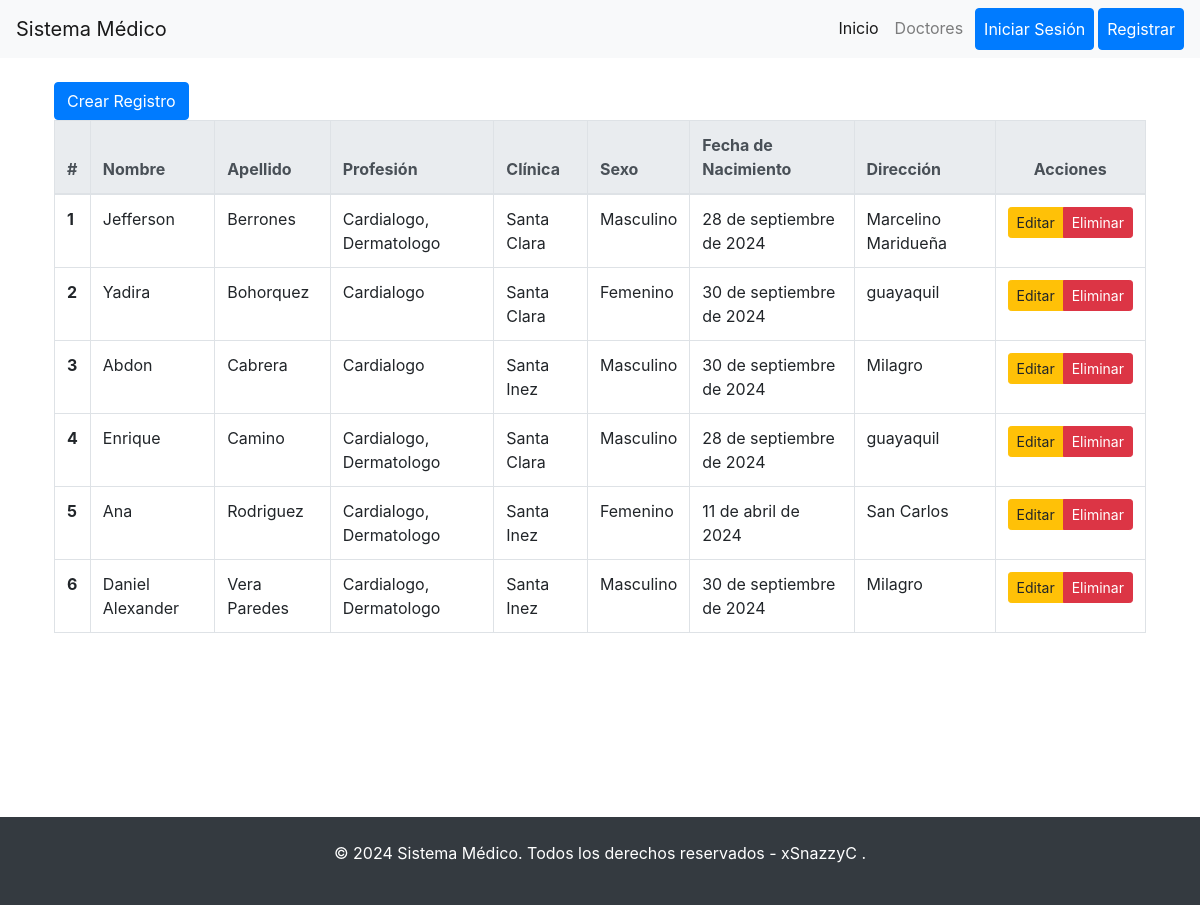
The page /doctor_list/ on the database its author committed.
### aplication/core/models.py (models this page shows, shortened)
class Doctor(models.Model):
    SEX_CHOICES = ( ('M', 'Masculino'), ('F', 'Femenino'),)
    first_name = models.CharField(max_length=100)
    last_name = models.CharField(max_length=100)
    profession = models.ManyToManyField(Profession)
    clinic = models.ForeignKey(Clinic,on_delete=models.CASCADE, related_name='clinicas')
    sex = models.CharField(default="M",max_length=1, choices=SEX_CHOICES)
    birth_date = models.DateField()
    address = models.CharField(max_length=255)
    is_active = models.BooleanField(default=True)
    class Meta:
        verbose_name = "Doctor"
        verbose_name_plural = "Doctores"
        ordering = ['last_name', 'first_name']

class Profession(models.Model):
    description = models.CharField(max_length=100, unique=True)

class Clinic(models.Model):
    ruc = models.CharField(max_length=13, unique=True)
    name = models.CharField(max_length=100, unique=True)

### aplication/core/views.py (the view)
# urls.py: path('doctor_list/', views.doctor_ListView.as_view(),name="doctor_list"),
class doctor_ListView(ListView):
    model = Doctor
    template_name = 'core/doctor/list.html'
    context_object_name = 'doctor_list'
    def get_context_data(self, **kwargs):
        context = super().get_context_data(**kwargs)
        context['title'] = 'Medical'
        context['title1'] = 'Sistema Medico Online'
        return context

### template/core/doctor/list.html
{% extends 'base.html' %}
{% block content %}
<a href="{% url 'core:doctor_create' %}" class="btn btn-primary">Crear Registro</a>
<table class="table table-hover table-bordered">
    <thead class="thead-light">
        <tr>
            <th scope="col">#</th>
            <th scope="col">Nombre</th>
            <th scope="col">Apellido</th>
            <th scope="col">Profesión</th>
            <th scope="col">Clínica</th>
            <th scope="col">Sexo</th>
            <th scope="col">Fecha de Nacimiento</th>
            <th scope="col">Dirección</th>
            <th scope="col" class="text-center">Acciones</th>
        </tr>
    </thead>
    <tbody>
        {% for doctor in doctor_list %}
        <tr>
            <th scope="row">{{ forloop.counter }}</th>
            <td>{{ doctor.first_name }}</td>
            <td>{{ doctor.last_name }}</td>
            <td>
                {% for profession in doctor.profession.all %}
                    {{ profession.description }}{% if not forloop.last %}, {% endif %}
                {% endfor %}
            </td>
            <td>{{ doctor.clinic.name }}</td>
            <td>{{ doctor.get_sex_display }}</td>
            <td>{{ doctor.birth_date }}</td>
            <td>{{ doctor.address }}</td>
            <td class="text-center">
                <div class="btn-group" role="group" aria-label="Acciones">
                    <a href="{% url 'core:doctor_update' doctor.id %}" class="btn btn-warning btn-sm">Editar</a>
                    <a href="{% url 'core:doctor_delete' doctor.id %}" class="btn btn-danger btn-sm">Eliminar</a>
                </div>
            </td>
        </tr>
        {% empty %}
        <tr>
            <td colspan="9" class="text-center">No hay doctores disponibles</td>
        </tr>
        {% endfor %}
    </tbody>
</table>
{% endblock %}

### rows shown on the page
Doctor: first_name "Jefferson", last_name "Berrones", clinic.name "Santa Clara", sex "Masculino", birth_date "28 de septiembre de 2024", address "Marcelino Maridueña"
Profession: description "Cardialogo"
Profession: description "Dermatologo"
Doctor: first_name "Yadira", last_name "Bohorquez", clinic.name "Santa Clara", sex "Femenino", birth_date "30 de septiembre de 2024", address "guayaquil"
Doctor: first_name "Abdon", last_name "Cabrera", clinic.name "Santa Inez", sex "Masculino", birth_date "30 de septiembre de 2024", address "Milagro"
Doctor: first_name "Enrique", last_name "Camino", clinic.name "Santa Clara", sex "Masculino", birth_date "28 de septiembre de 2024", address "guayaquil"
Doctor: first_name "Ana", last_name "Rodriguez", clinic.name "Santa Inez", sex "Femenino", birth_date "11 de abril de 2024", address "San Carlos"
Doctor: first_name "Daniel Alexander", last_name "Vera Paredes", clinic.name "Santa Inez", sex "Masculino", birth_date "30 de septiembre de 2024", address "Milagro"
